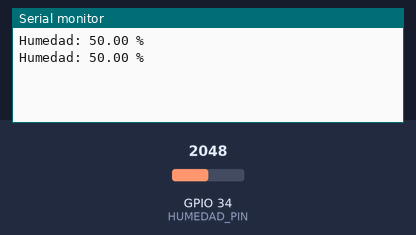
Bench run of a sketch on a simulated ESP32. Parts: the last lines printed to the serial monitor. Inputs (shaded band) come from the test bench; at power-on: GPIO 34 (HUMEDAD_PIN) = 2048.

Above: at 2.8 s.
2.9 s: GPIO 34 (HUMEDAD_PIN) set to 2866
At 4.9 s:
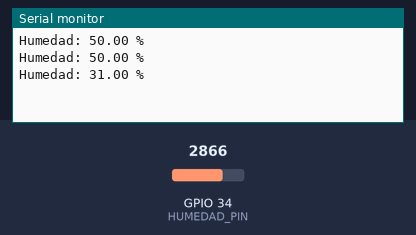
5.6 s: GPIO 34 (HUMEDAD_PIN) set to 3603
At 6.4 s:
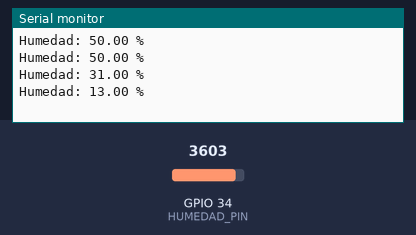
Timing chart, 0 to 8.6 s (numbered marks = the images above; inputs shaded):
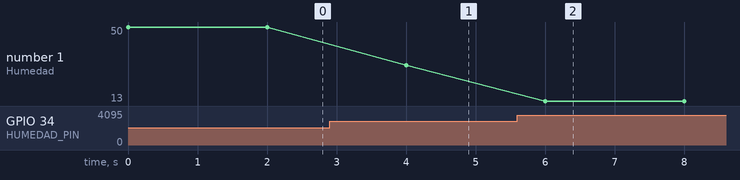

Measured:
- after the input at 2.9 s, the serial monitor: prints a new line after 1.1 s (image 1)
- after the input at 5.6 s, the serial monitor: prints a new line after 0.40 s (image 2)
- plotted number 1: 50 → 31 after the input at 2.9 s, 31 → 13 after the input at 5.6 s

The sketch:

HumedadDeSueloCapacitivo.ino
```cpp
#define HUMEDAD_PIN 34
#define VALOR_SECO 4095 // valor cuando el sensor está completamente seco
#define VALOR_MOJADO 0  // valor cuando el sensor está completamente mojado

void setup() {
  Serial.begin(115200);
}

void loop() {
  int valorAnalogico = analogRead(HUMEDAD_PIN);
  float porcentajeHumedad = map(valorAnalogico, VALOR_MOJADO, VALOR_SECO, 100, 0);
  porcentajeHumedad = constrain(porcentajeHumedad, 0, 100);

  Serial.print("Humedad: ");
  Serial.print(porcentajeHumedad);
  Serial.println(" %");

  delay(2000);
}
```
